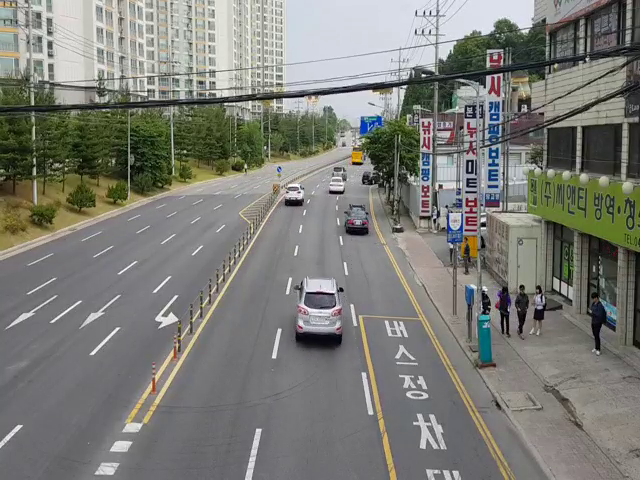
//> input picture frame 39 of 20170613_082211t.mp4, 640 x 480 px
$ ./main   (built with g++ and OpenCV 4)
//> lines starting //> are read from the running program, lines starting //| are printed output that depends on the picture; after the words box and inside, x2 and y2 are one past the last pixel; in counts of white or black regions, pixels touching at a corner belong together
### Blob.h
#pragma once
#include "opencv.hpp"

using namespace std;
using namespace cv;


class SJW {
public:
	vector<Point> contours;
	vector<Point> centerContours;
	SJW(vector<Point> _contours);

};

### Blob.cpp
#include "Blob.h"

SJW::SJW(vector<Point> _contours) {
	contours = _contours;

	Rect rect = boundingRect(contours);

	Point a;
	a.x = (rect.x + rect.x + rect.width) / 2;
	a.y = (rect.y + rect.y + rect.height) / 2;
	centerContours.push_back(a);

}

### main.cpp

#include "opencv.hpp"
#include "Blob.h"
using namespace cv;
using namespace std;


#define SCALAR_WHITE Scalar(255,255,255)
#define SCALAR_BLACK Scalar(0,0,0)
#define SCALAR_RED Scalar(255,0,0)
#define SCALAR_GREEN Scalar(0,255,0)
#define SCALAR_BLUE Scalar(0,0,255)

void drawContours(Size imgSize, vector<vector<Point>> contours, string str);


int main()
{
	SimpleBlobDetector::Params params;
	vector<SJW> sjws;
	//params.filterByArea = true;
	params.minArea = 50;
	params.minArea = 500;
	params.filterByCircularity = true;
	// Change thresholds
	//params.minThreshold = 10;
	params.maxThreshold = 300;
	params.blobColor = 0;
	// Filter by Circularity
	//params.filterByCircularity = 10;
	//params.minCircularity = 5;

	Mat frame1, frame2;
	//VideoCapture capture("CarsDrivingUnderBridge.mp4");
	VideoCapture capture("20170613_082211t.mp4");
	if (!capture.isOpened())
	{
		cout << " Can not open capture !!!" << endl;
		return 0;
	}

	int fps = (int)(capture.get(CV_CAP_PROP_FPS));

	int delay = 1000 / fps;
	int frameNum = -1;

	capture.read(frame1);
//> frame1 is the input picture: 480 rows x 640 cols, CV_8UC3; mean B, G, R 118.3, 124.2, 123.8
	capture.read(frame2);
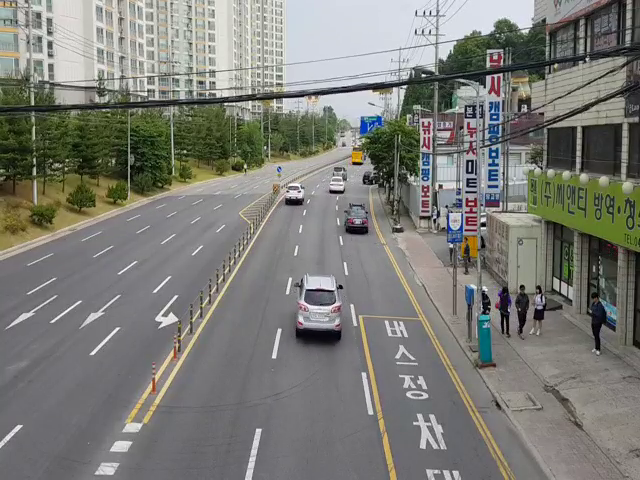
//> input picture frame 40 of 20170613_082211t.mp4, 640 x 480 px
//> frame2 is the input picture: 480 rows x 640 cols, CV_8UC3; mean B, G, R 118.4, 124.2, 123.8

	Point linePoint[2];
	int lineHorPoint = (int)round((double)frame1.rows * 0.4);
//> lineHorPoint = 192
	linePoint[0].x = 0; linePoint[1].x = frame1.cols - 1;
//> after `linePoint[1].x = frame1.cols - 1`: linePoint = 2 Points (x, y): [0, 0], [639, 0]
	linePoint[0].y = linePoint[1].y = lineHorPoint;
//> linePoint = 2 Points (x, y): [0, 192], [639, 192]
	int carCount = 0;
	for (;;)
	{

		vector<SJW> currentFrameBlobs;
		Mat img1, img2, imgDiff, imgThresh, imgOutPut;
		img1 = frame1.clone();
		img2 = frame2.clone();


		imshow("frame", frame1);

		cvtColor(img1, img1, CV_BGR2GRAY);
		cvtColor(img2, img2, CV_BGR2GRAY);

		GaussianBlur(img1, img1, Size(5, 5), 0);
		GaussianBlur(img2, img2, Size(5, 5), 0);
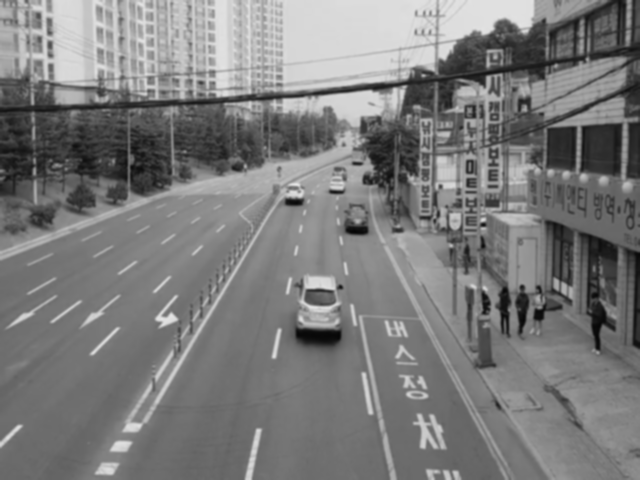
//> img2: 480 rows x 640 cols, CV_8UC1; min 5, max 229, mean 123.5

		absdiff(img1, img2, imgDiff);

		threshold(imgDiff, imgThresh, 30, 255.0, CV_THRESH_BINARY);
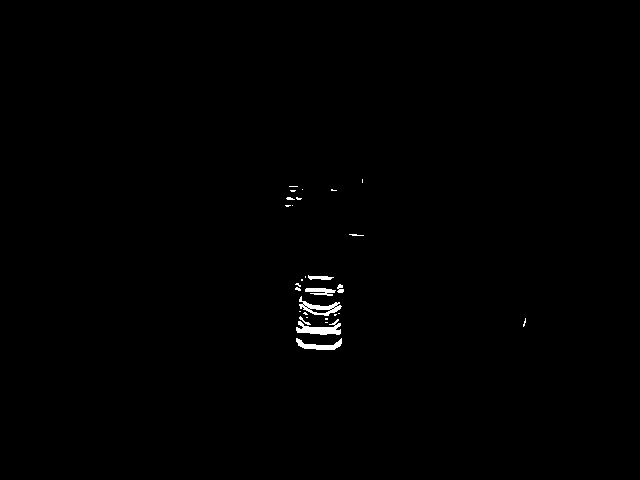
//> imgThresh: 480 rows x 640 cols, CV_8UC1; 0.46% white; 29 white regions (21 under 20 px), largest, box (x1, y1, x2, y2) and area: (296, 319, 341, 335) 361, (299, 296, 342, 316) 308, (296, 338, 342, 350) 248

		imshow("imgDiff", imgDiff);
		Mat structuringElement5x5 = getStructuringElement(MORPH_RECT, Size(5, 5));

		for (unsigned int i = 0; i < 2; i++) {
			dilate(imgThresh, imgThresh, structuringElement5x5);
			dilate(imgThresh, imgThresh, structuringElement5x5);
			erode(imgThresh, imgThresh, structuringElement5x5);
		}
//> this loop made 2 passes
//> pass 1, `erode(imgThresh, imgThresh, structuringElement5x5);`:
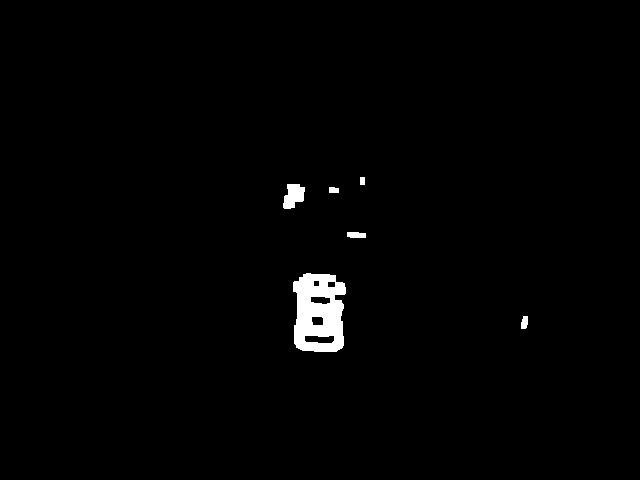
//> imgThresh: 480 rows x 640 cols, CV_8UC1; 1.2% white; 6 white regions, box (x1, y1, x2, y2) and area: (293, 273, 346, 352) 3134, (283, 184, 305, 209) 390, (347, 232, 366, 238) 104, (521, 316, 528, 329) 77, (329, 187, 339, 193) 56, (360, 177, 365, 185) 40
//> after the loop:
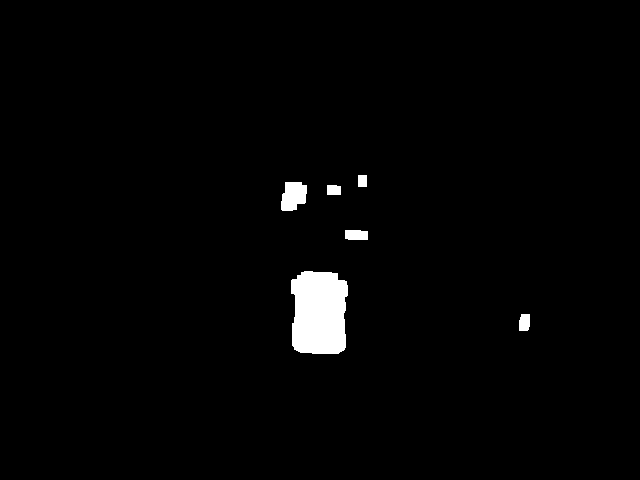
//> imgThresh: 480 rows x 640 cols, CV_8UC1; 1.8% white; 6 white regions

		imshow("imgThresh", imgThresh);


		Mat imgThreshCopy = imgThresh.clone();

		vector<vector<Point>> contours;

		findContours(imgThreshCopy, contours, RETR_EXTERNAL, CHAIN_APPROX_SIMPLE);
//> contours = 6 contours; box (x1, y1, x2, y2) and area: (291, 271, 348, 354) 4050, (281, 182, 307, 211) 550, (345, 230, 368, 240) 189, (519, 314, 530, 331) 148, (327, 185, 341, 195) 114, (358, 175, 367, 187) 88

		drawContours(imgThresh.size(), contours, "imgContours");
//> in drawContours, `Mat image(imgSize, CV_8UC3, SCALAR_BLACK);`: image: 480 rows x 640 cols, CV_8UC3; every value is 0
//> in drawContours, `drawContours(image, contours, -1, SCALAR_WHITE, -1);`: image: 480 rows x 640 cols, CV_8UC3; 1.8% white; 6 white regions, box (x1, y1, x2, y2) and area: (291, 271, 348, 354) 4180, (281, 182, 307, 211) 600, (345, 230, 368, 240) 220, (519, 314, 530, 331) 173, (327, 185, 341, 195) 136, (358, 175, 367, 187) 108

		vector<vector<Point> > convexHulls(contours.size());
//> convexHulls = 6 empty contours

		for (unsigned int i = 0; i < contours.size(); i++) {
			convexHull(contours[i], convexHulls[i]);
		}
//> this loop made 6 passes

		Mat image(imgThreshCopy.size(), CV_8UC3, SCALAR_WHITE);
		drawContours(image, convexHulls, -1, SCALAR_BLACK, -1);;
//> image: 480 rows x 640 cols, CV_8UC3; 98.1% white; 6 black regions, box (x1, y1, x2, y2) and area: (291, 271, 348, 354) 4430, (281, 182, 307, 211) 653, (345, 230, 368, 240) 224, (519, 314, 530, 331) 176, (327, 185, 341, 195) 138, (358, 175, 367, 187) 108
		/*
		IplImage * IpImage_img = new IplImage(image);
		for (int i = linePoint[0].x; i < linePoint[1].x; i++) {
		Scalar s = cvGet2D(IpImage_img, i , linePoint[0].y);
		cout << s << endl;
		}
		//*/

		line(image, linePoint[0], linePoint[1], SCALAR_RED, 2);
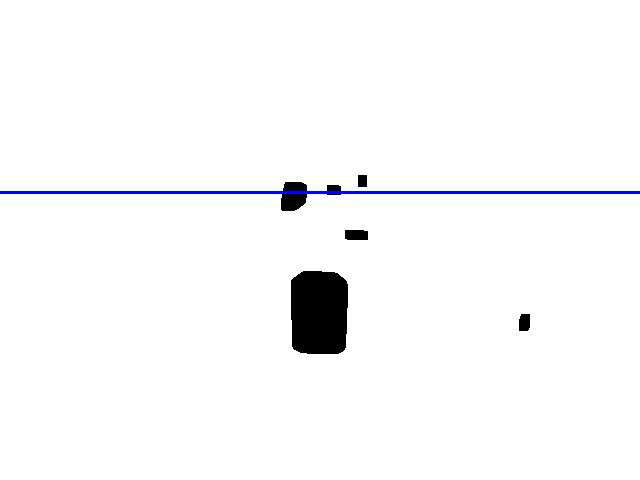
//> image: 480 rows x 640 cols, CV_8UC3; mean B, G, R 250.3, 248.7, 248.7

		imshow("image", image);

		for (auto &convexHull : convexHulls) {
			SJW possible(convexHull);

			sjws.push_back(possible);
		}
//> this loop made 6 passes
//> rect in SJW on passes 1 to 6: Rect(519, 314, 11, 17), Rect(291, 271, 57, 83), Rect(345, 230, 23, 10), Rect(327, 185, 14, 10), Rect(281, 182, 26, 29), Rect(358, 175, 9, 12)

		for (auto sjw : sjws) {
			int preFrame = (int)sjw.centerContours.size() - 2;
			int curFrame = (int)sjw.centerContours.size() - 1;

			if (sjw.centerContours[preFrame].y > lineHorPoint &&
				sjw.centerContours[curFrame].y <= lineHorPoint) {
				carCount++;
			}
		}
//> after the loop, carCount = 0
		cout << carCount << endl;
//| 0

		vector<KeyPoint> keypoints;
#if CV_MAJOR_VERSION < 3   // If you are using OpenCV 2

		// Set up detector with params
		SimpleBlobDetector detector(params);

		// Detect blobs
		detector.detect(im, keypoints);
#else

		// Set up detector with params
		Ptr<SimpleBlobDetector> detector = SimpleBlobDetector::create(params);

		// Detect blobs
		detector->detect(image, keypoints);
//> keypoints = 1 keypoint; (x, y, size): (319, 312, 82.8)
#endif
		Mat im_with_keypoints;
		drawKeypoints(image, keypoints, im_with_keypoints, Scalar(0, 0, 255), DrawMatchesFlags::DRAW_RICH_KEYPOINTS);
		imshow("keypoints", im_with_keypoints);


		frame1 = frame2.clone();

		if ((capture.get(CV_CAP_PROP_POS_FRAMES) + 1) < capture.get(CV_CAP_PROP_FRAME_COUNT)) {
			capture.read(frame2);
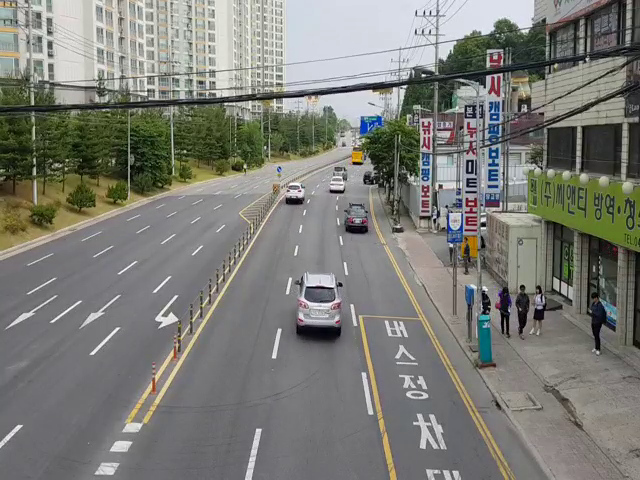
//> input picture frame 41 of 20170613_082211t.mp4, 640 x 480 px
//> frame2 is the input picture: 480 rows x 640 cols, CV_8UC3; mean B, G, R 118.3, 124.2, 123.8
		}
		else {
			cout << "end of video\n";
			break;
		}

		frameNum++;
		int ckey = waitKey(delay);
//> the Esc key is pressed
		if (ckey == 27)
			break;
		else if (ckey == 32)
			waitKey();
	}
	return 0;
}


void drawContours(Size imgSize, vector<vector<Point>> contours, string str) {
	Mat image(imgSize, CV_8UC3, SCALAR_BLACK);

	drawContours(image, contours, -1, SCALAR_WHITE, -1);
	imshow(str, image);
}

$ run again, starting later in the video
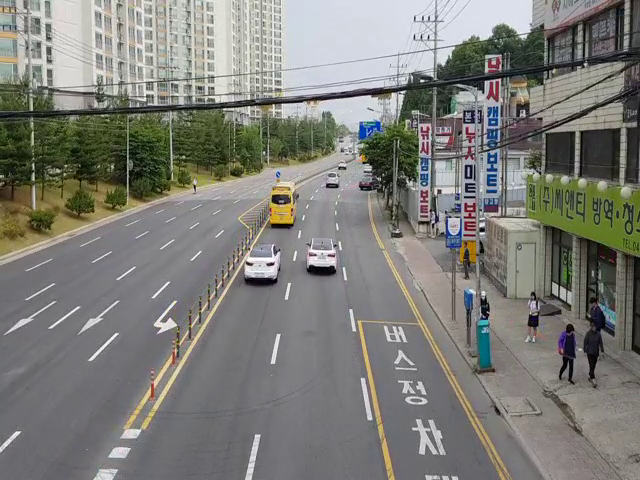
//> input picture frame 179 of 20170613_082211t.mp4, 640 x 480 px
//> frame1 is the input picture: 480 rows x 640 cols, CV_8UC3; mean B, G, R 119.8, 125.2, 125.4
//> after the loop `for (unsigned int i = 0; i < 2; i++)`:
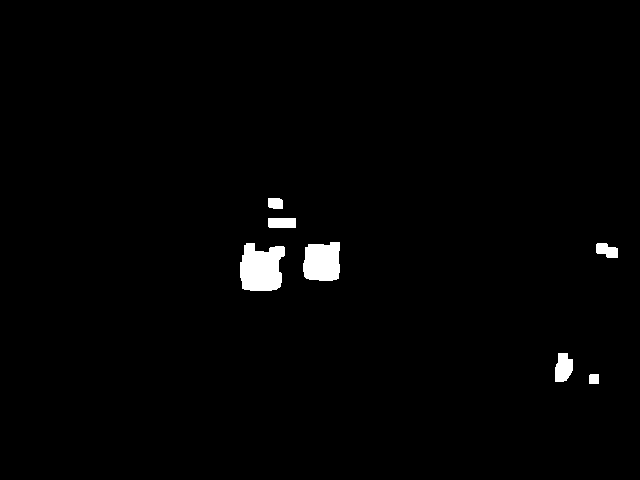
//> imgThresh: 480 rows x 640 cols, CV_8UC1; 1.4% white; 7 white regions
//> contours = 7 contours; box (x1, y1, x2, y2) and area: (240, 243, 285, 291) 1630, (303, 242, 340, 281) 1208, (555, 353, 573, 382) 374, (268, 218, 296, 228) 242, (596, 243, 618, 258) 212, (268, 198, 283, 209) 132, (589, 374, 599, 384) 80
//> convexHulls = 7 empty contours
//> the loop `for (unsigned int i = 0; i < contours.size(); i++)` made 7 passes
//> the loop `for (auto &convexHull : convexHulls)` made 7 passes
//> rect in SJW on passes 1 to 7: Rect(589, 374, 10, 10), Rect(555, 353, 18, 29), Rect(596, 243, 22, 15), Rect(240, 243, 45, 48), Rect(303, 242, 37, 39), Rect(268, 218, 28, 10), Rect(268, 198, 15, 11)
//> the loop `for (auto sjw : sjws)` made 7 passes
//> after the loop `for (auto sjw : sjws)`: carCount = 0
//| 0
//> keypoints = 2 keypoints; (x, y, size): (262, 267, 50.5), (322, 261, 41.8)
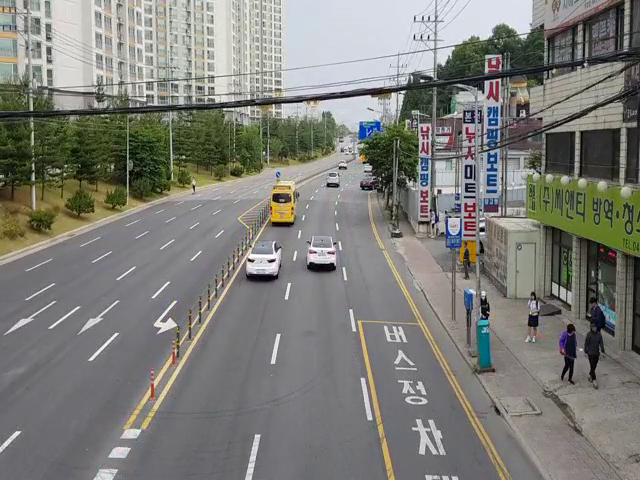
//> input picture frame 181 of 20170613_082211t.mp4, 640 x 480 px
//> frame2 is the input picture: 480 rows x 640 cols, CV_8UC3; mean B, G, R 119.8, 125.3, 125.4
